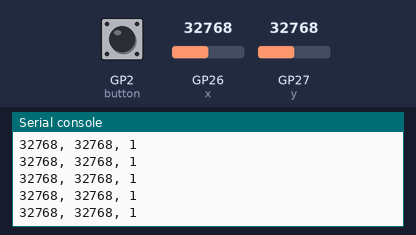
A program run on a simulated Raspberry Pi Pico running MicroPython. On the bench: the last lines printed to the serial console. The inputs (shaded band) are chosen by the test bench; at power-on: GP26 (x) = 32768, GP27 (y) = 32768, GP2 (button) HIGH (analog values on the 0–65535 scale).

Above: at 1.2 s.
1.3 s: GP26 (x) set to 45874
At 1.31 s:
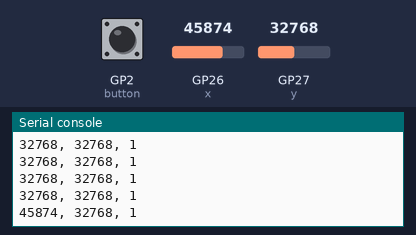
2.8 s: GP27 (y) set to 45874
At 2.81 s:
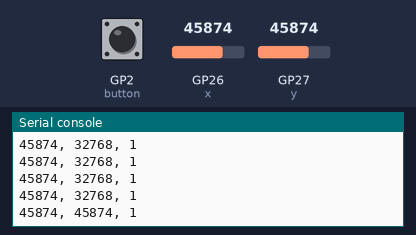
4.3 s: GP2 (button) pulled LOW for 0.15 s
At 4.32 s:
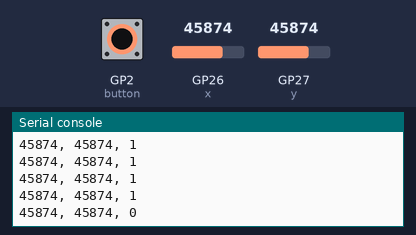
5.9 s: GP26 (x) set to 57670
At 5.92 s:
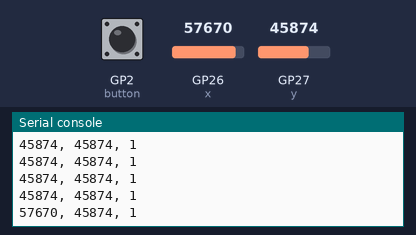
7.4 s: GP2 (button) pulled LOW for 1 s
At 7.43 s:
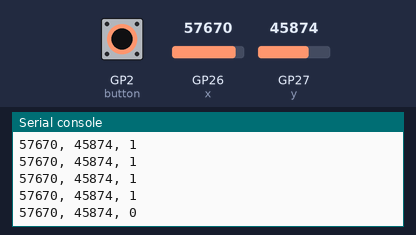
9.9 s: GP27 (y) set to 57670
At 9.93 s:
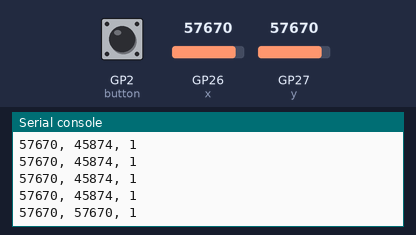
Timing chart, 0 to 12.4 s (numbered marks = the images above; inputs shaded):
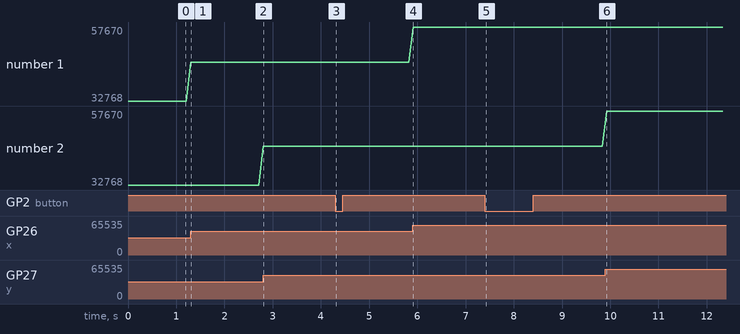

Measured:
- after the input at 1.3 s, the serial console: prints a new line at once (image 1)
- after the input at 2.8 s, the serial console: prints a new line at once (image 2)
- after the input at 4.3 s, the serial console: prints a new line at once (image 3)
- after the input at 5.9 s, the serial console: prints a new line at once (image 4)
- after the input at 7.4 s, the serial console: prints a new line at once (image 5)
- after the input at 9.9 s, the serial console: prints a new line at once (image 6)
- plotted number 1: 32768 → 45874 after the input at 1.3 s, 45874 → 57670 after the input at 5.9 s

The program:

joystick_test.py
```python
#
# JoystickTest
#
# Version: 1.00
# Date: 2025-05-30
# Sam Linton
#
# This script reads the values from a joystick connected to a Raspberry Pi Pico.
# It uses the ADC pins for the joystick axes and a GPIO pin for the button.

from machine import Pin, ADC
from time import sleep

x = ADC(26)
y = ADC(27)
button = Pin(2, Pin.IN, Pin.PULL_UP)

while True:
    x_value = x.read_u16()
    y_value = y.read_u16()
    print(f'{x_value}, {y_value}, {button.value()}')
    sleep(0.1)
```
